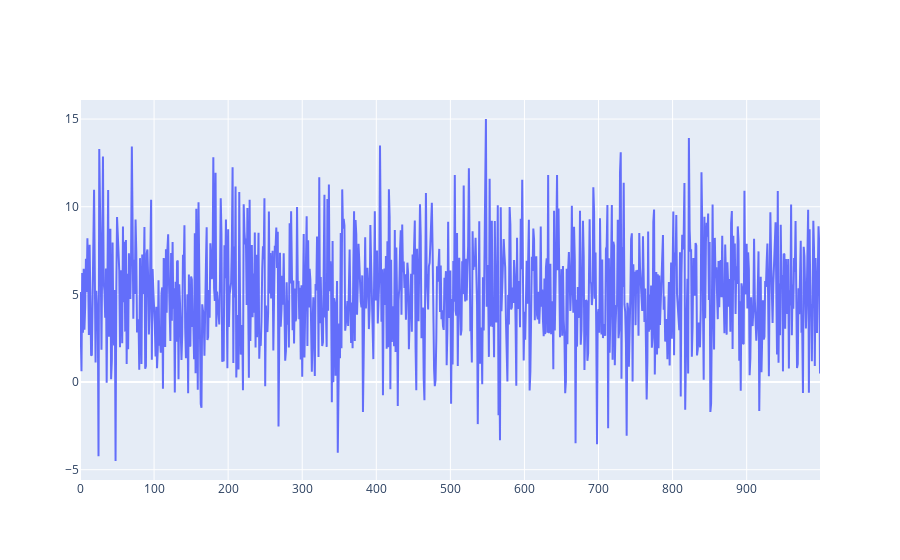

This figure's notebook cell:
### Markdown cell above
## Convergence of Moments of the Normal Distribuition: An experimental approach

Let's develop a feeling of how moments converge using the Normal distribuition as an example:

### Code cell
from sympy.stats import Normal
from sympy.stats import sample
import plotly.graph_objects as go

NUMBER_OF_SAMPLES = 1000
TRUE_MEAN = 5
TRUE_STANDARD_DEVIATION = 3 # Remember: variance = standard_deviation^2

random_variable = Normal('X', TRUE_MEAN, TRUE_STANDARD_DEVIATION)

x_axis = list(range(0,NUMBER_OF_SAMPLES))
experiments = [float(sample(random_variable)) for x in x_axis]

# Plot
fig = go.Figure(data=go.Scatter(x=x_axis, y=experiments))
fig.show()

### Figure 1 — Plotly figure (JSON) as saved in the notebook; plotly's stock layout.template omitted (floating-point values rounded to 4 significant figures; data arrays with more than 128 entries replaced by an {"elided": "..."} marker saying what was removed)
{"data": [{"type": "scatter", "x": {"elided": "1000 int values"}, "y": {"elided": "1000 float values"}}], "layout": {}}
